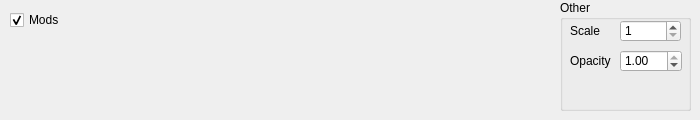
   <widget class="QWidget" name="tab_14">
    <attribute name="title">
     <string>Mods</string>
    </attribute>
    <widget class="QCheckBox" name="mods">
     <property name="geometry">
      <rect>
       <x>10</x>
       <y>10</y>
       <width>75</width>
       <height>20</height>
      </rect>
     </property>
     <property name="text">
      <string>Mods</string>
     </property>
     <property name="checked">
      <bool>true</bool>
     </property>
    </widget>
    <widget class="QGroupBox" name="other_4">
     <property name="geometry">
      <rect>
       <x>560</x>
       <y>0</y>
       <width>131</width>
       <height>111</height>
      </rect>
     </property>
     <property name="title">
      <string>Other</string>
     </property>
     <widget class="QLabel" name="label_62">
      <property name="geometry">
       <rect>
        <x>10</x>
        <y>50</y>
        <width>49</width>
        <height>21</height>
       </rect>
      </property>
      <property name="text">
       <string>Opacity</string>
      </property>
     </widget>
     <widget class="QLabel" name="label_63">
      <property name="geometry">
       <rect>
        <x>10</x>
        <y>20</y>
        <width>31</width>
        <height>21</height>
       </rect>
      </property>
      <property name="text">
       <string>Scale</string>
      </property>
     </widget>
     <widget class="QDoubleSpinBox" name="modsopacity">
      <property name="geometry">
       <rect>
        <x>60</x>
        <y>50</y>
        <width>62</width>
        <height>22</height>
       </rect>
      </property>
      <property name="maximum">
       <double>1.000000000000000</double>
      </property>
      <property name="singleStep">
       <double>0.100000000000000</double>
      </property>
      <property name="value">
       <double>1.000000000000000</double>
      </property>
     </widget>
     <widget class="QSpinBox" name="modsscale">
      <property name="geometry">
       <rect>
        <x>60</x>
        <y>20</y>
        <width>61</width>
        <height>22</height>
       </rect>
      </property>
      <property name="minimum">
       <number>1</number>
      </property>
      <property name="maximum">
       <number>5</number>
      </property>
     </widget>
    </widget>
   </widget>
